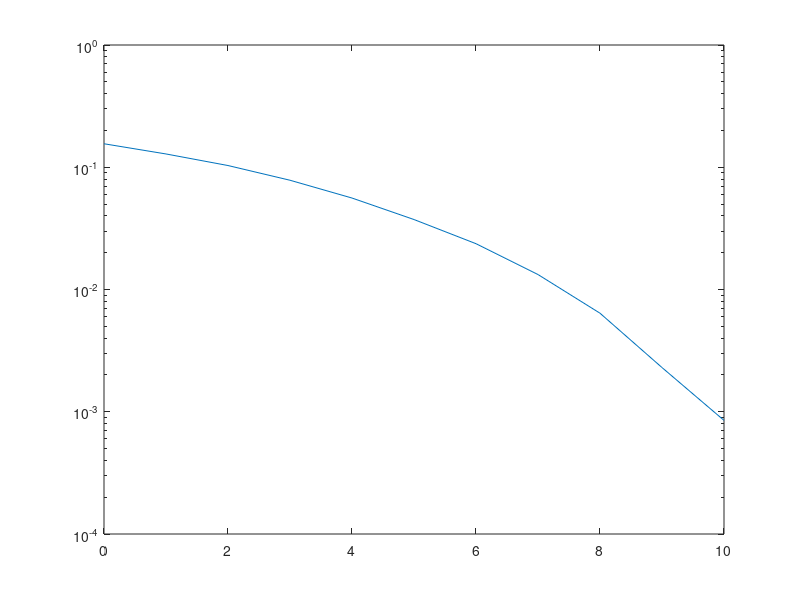

Write the MATLAB code that produced this figure.
clear all;
Nbits=20000;
%%bitstream
bits=randi([0,1],1,Nbits);
%%BPSK symbols
symbols=bits*2-1;
%% noise generation
noise=randn(1,Nbits);
%% reciever
BER=[];
for var=[0.1 ,0.1259, 0.1585, 0.1995, 0.2512, 0.3162 ,0.3981, 0.5012, 0.6310, 0.7943,1]
signal=symbols+ sqrt(var).*noise;
%%detection & demodulation

Rsymb(find(signal>=0))=1;
Rsymb(find(signal<0))=0;
ber=sum(bits~=Rsymb)/Nbits;
BER=[BER ber];
end

var=[0.1,0.1259, 0.1585, 0.1995, 0.2512, 0.3162,0.3981, 0.5012, 0.6310, 0.7943,1]
SNR=10*log10(1./var);
semilogy(SNR,BER);
  
